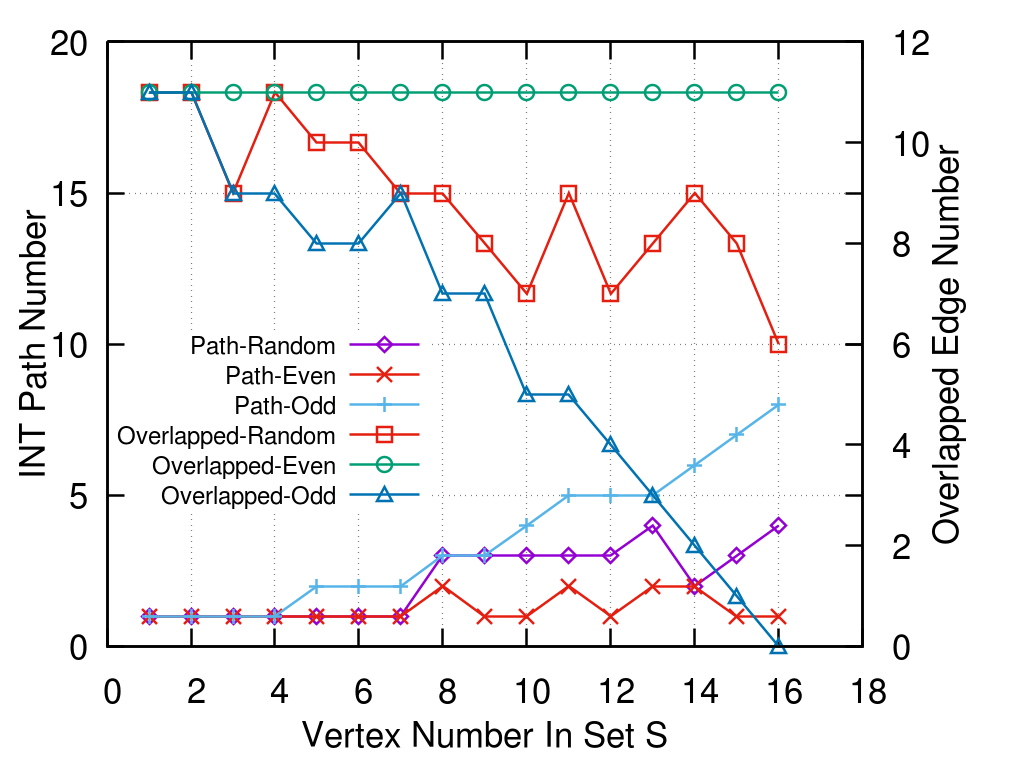

Recreate this plot in gnuplot.
reset
set key center at 0.2, 7.5

set size ratio 0.8


set grid

set xlabel "Vertex Number In Set S" offset 0,0.5
set ylabel "INT Path Number" offset 2.2,0
set y2label "Overlapped Edge Number" offset -1.8,0

set key left
set key font ",18"
set y2tics
set yrange [0:20]
set y2range [0:12]
set xrange [0:18]
set xtics 0,2,18
plot 'data10_0.txt' using 1:2 title"Path-Random" with linespoints ls 1 pt 12 pointsize 2.5,\
'data10_1.txt' using 1:2 title"Path-Even" with linespoints ls 7 pt 2 pointsize 2.5,\
'data10_2.txt' using 1:2 title"Path-Odd" with linespoints ls 3 pt 1 pointsize 2.5,\
'data10_0.txt' using 1:3 title"Overlapped-Random" with linespoints ls 7 pt 4 pointsize 2.5 axes x1y2,\
'data10_1.txt' using 1:3 title"Overlapped-Even" with linespoints ls 8 pt 6 lc 10 pointsize 2.5 axes x1y2,\
'data10_2.txt' using 1:3 title"Overlapped-Odd" with linespoints ls 6 pt 8 pointsize 2.5 axes x1y2

set terminal pngcairo size 1024,768 color solid linewidth 2.5 font "Helvetica,26"
set output "figure10.png"

replot

set output
